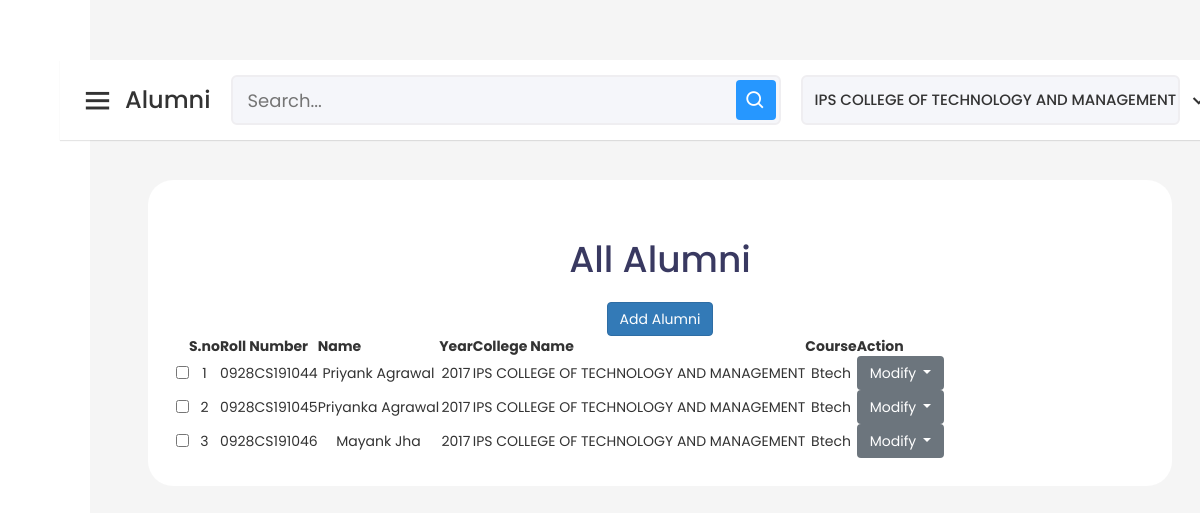
Page /CollegePanel/allalumni.php (signed in) on the committed database.
### tables this page shows
CREATE TABLE `col_alumni` (
  `rno` varchar(50) NOT NULL,
  `name` varchar(75) NOT NULL,
  `email` varchar(255) NOT NULL,
  `year` varchar(10) NOT NULL,
  `col_name` varchar(75) NOT NULL,
  `course` varchar(255) NOT NULL
);

### CollegePanel/allalumni.php (the view, shortened to what this page needs)
<?php
require "../dbcon.php";
?>
<!DOCTYPE html>
<html lang="en" dir="ltr">
<head>
    <link rel="stylesheet" href="s.css">
    <link href='https://unpkg.com/boxicons@2.0.7/css/boxicons.min.css' rel='stylesheet'>
    <link rel="stylesheet" href="https://maxcdn.bootstrapcdn.com/bootstrap/4.4.1/css/bootstrap.min.css">
    <link rel="stylesheet" href="style.css">
    <link rel="stylesheet" href="https://cdn.jsdelivr.net/npm/bootstrap-icons@1.3.0/font/bootstrap-icons.css">
    <link rel="stylesheet" href="register.css">
    <link rel="stylesheet" href="https://cdnjs.cloudflare.com/ajax/libs/font-awesome/5.15.3/css/all.min.css"
 />
    <link rel="stylesheet" href="https://maxcdn.bootstrapcdn.com/bootstrap/3.3.5/css/bootstrap.min.css">
    <link rel="stylesheet" href="https://cdnjs.cloudflare.com/ajax/libs/bootstrap-table/1.10.0/bootstrap-table.min.css">
    <link rel="stylesheet"
        href="https://rawgit.com/vitalets/x-editable/master/dist/bootstrap3-editable/css/bootstrap-editable.css">
</head>
<body>
    <?php include "sidebar.php"?>
    <div class="mainadd">
        <div class="container">
            <h1>All Alumni</h1>
            <div id="toolbar">
                <a href="add.php"><button type="button" class="btn btn-primary">Add Alumni</button></a>
                <br>
            </div>
            <table id="table" data-toggle="table" data-search="true" data-filter-control="true" data-show-export="true"
                data-click-to-select="true" data-toolbar="#toolbar" data-show-pagination-switch="true"
                data-pagination="true" data-show-columns="true" data-show-columns-toggle-all="true"
                data-detail-view="true" data-escape="false">
                <thead>
                    <tr>
                    <th data-field="state" data-checkbox="true"></th>
                        <th data-field="S.no" data-filter-control="input" data-sortable="true">S.no</th>
                        <th data-field="Roll Number" data-filter-control="input" data-sortable="true">Roll Number</th>
                        <th data-field="Name" data-filter-control="input" data-sortable="true">Name</th>
                        <th data-field="Year" data-filter-control="input" data-sortable="true">Year</th>
                        <th data-field="College Name" data-filter-control="input" data-sortable="true">College Name</th>
                        <th data-field="Course" data-filter-control="input" data-sortable="true">Course</th>
                        <th data-field="Action" data-filter-control="false" data-sortable="false">Action</th>
                    </tr>
                </thead>
                <tbody>
                    <?php
              $i=1;
              $name= $_SESSION['college'];
              $query = "select * from col_alumni where col_name ='$name' ";
              $result = mysqli_query($db,$query);
              while( $row = mysqli_fetch_array($result))
              {
                ?>
                    <tr>
                        <td class="bs-checkbox "><input data-index="0" name="btSelectItem" type="checkbox"></td>
                        <td><?php echo $i++; ?></td>
                        <td><?php echo $row['rno']; ?></td>
                        <td><?php echo $row['name']; ?></td>
                        <td><?php echo $row['year']; ?></td>
                        <td><?php echo $row['col_name']; ?></td>
                        <td><?php echo $row['course']; ?></td>
                        <td>
                            <div class="dropdown">
                                <button class="btn btn-secondary dropdown-toggle" type="button" id="dropdownMenuButton"
                                    data-toggle="dropdown" aria-haspopup="true" aria-expanded="false">
                                    Modify
                                </button>
                            </div>
                        </td>
                    </tr>
                    <?php
              }
              ?>
                </tbody>
            </table>
        </div>
    </div>
    </section>
</body>
</html>

### CollegePanel/s.css (style rules this page uses)
* { margin: 0; padding: 0; box-sizing: border-box; font-family: 'Poppins', sans-serif; }

### user_panel/css/style.css (style rules this page uses)
body { font-family: "Open Sans", sans-serif; color: #444444; }
a { color: #3b4ef8; text-decoration: none; }
h1, h2, h3, h4, h5, h6 { font-family: "Krub", sans-serif; }

### register.css (style rules this page uses)
* { margin: 0; padding: 0; outline: none; font-family: "Poppins", sans-serif; }
:root { --primary: rgb(46, 73, 161); --secondary: #333; --errorColor: red; --stepNumber: 6; --containerWidth: 600px; --bgColor: #333; --inputBorderColor: lightgray; }
body { display: flex; align-items: center; justify-content: center; min-height: 100vh; overflow-x: hidden; background: #bed2f1; }
.container { width: var(--containerWidth); background: #fff; text-align: center; border-radius: 25px; padding: 50px 35px 10px 35px; margin: 90px 0 90px 0; }

### CollegePanel/allalumni.php (style rules this page uses)
.mainadd { overflow-y: hidden; padding-top: 30px; }
h1 { color: rgb(57, 57, 97); padding: 12px; text-align: center; }
.container { width: 1024px; padding: 2em; }

### rows in the picture
col_alumni: rno "0928CS191044", name "Priyank Agrawal", year "2017", col_name "IPS COLLEGE OF TECHNOLOGY AND MANAGEMENT", course "Btech"
col_alumni: rno "0928CS191045", name "Priyanka Agrawal", year "2017", col_name "IPS COLLEGE OF TECHNOLOGY AND MANAGEMENT", course "Btech"
col_alumni: rno "0928CS191046", name "Mayank Jha", year "2017", col_name "IPS COLLEGE OF TECHNOLOGY AND MANAGEMENT", course "Btech"

### other values in the picture
$_SESSION['college'] "IPS COLLEGE OF TECHNOLOGY AND MANAGEMENT"
